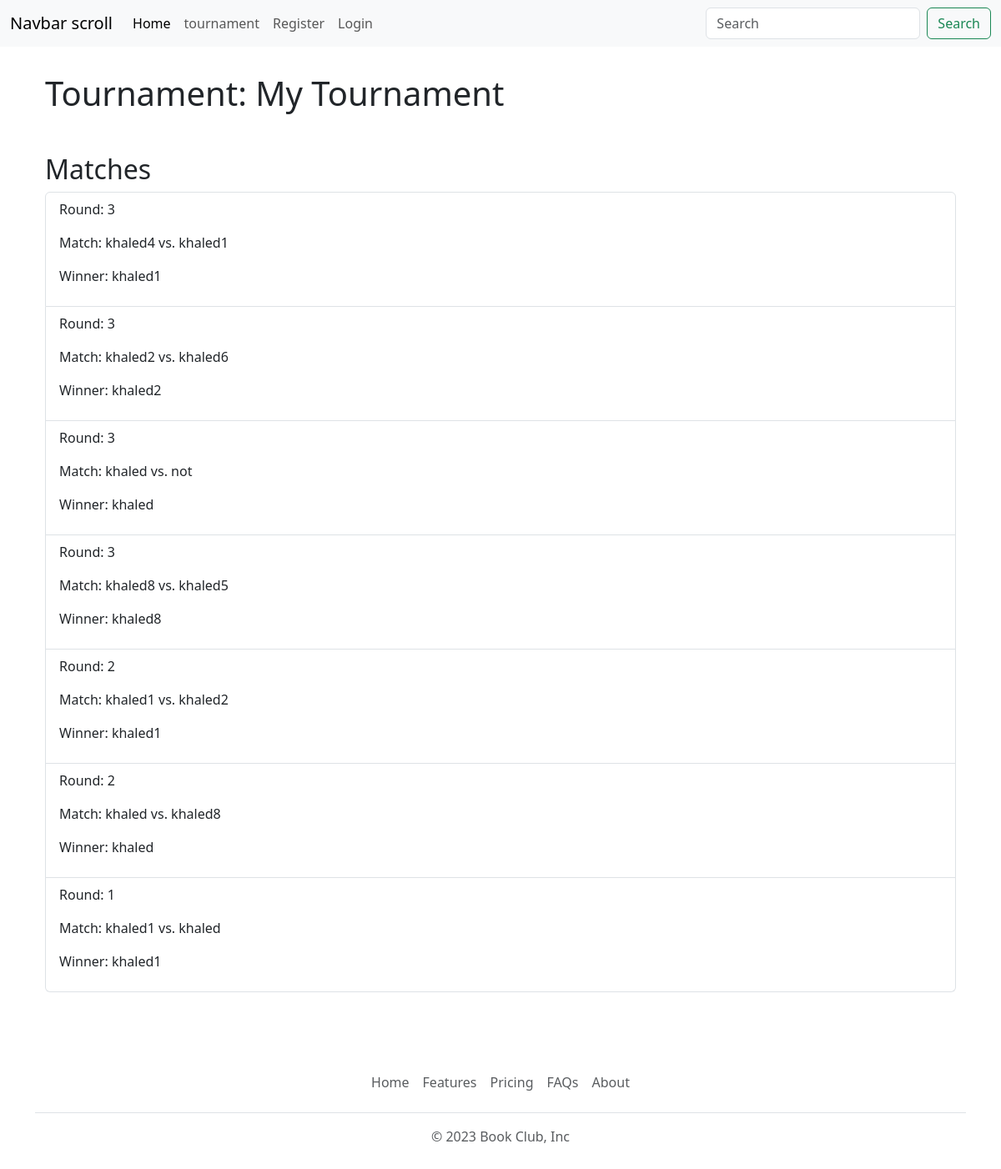
Before: /tournaments/4/ with the older database file.
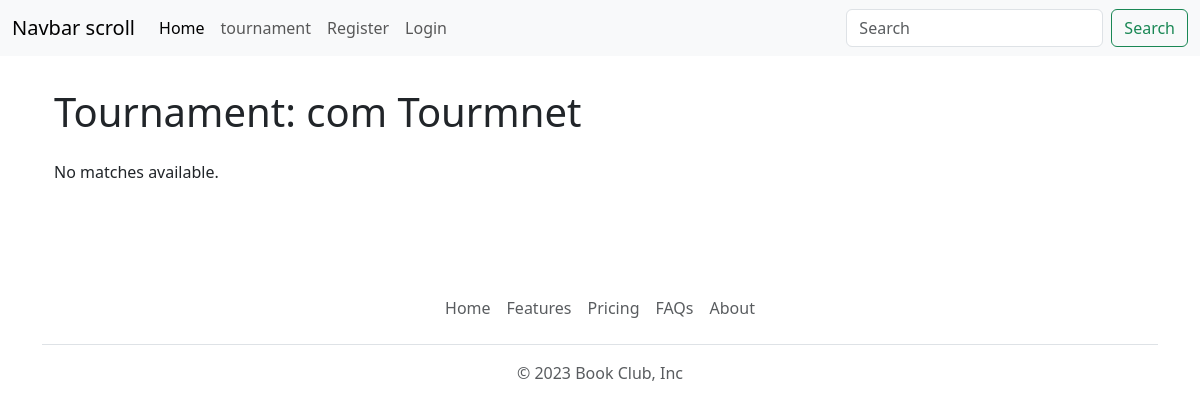
After: the same page with the newer database file.
### tournament/models.py (models this page shows, shortened)
class Tournament(models.Model):
    user_choices = ((4, "4"), (8, "8"),(16,'16'),(32,'32'))
    user_choices_games = ((1, "Chess"), (2, "Takken"),(3,'x&o'),(4,'Call Of Duty'),(5,'FIFA24'))
    user_choices_trophy = ((1000, "Bronze"), (2000, "Sliver"),(3000,'Gold'))
    name = models.CharField(max_length=100)
    number_of_players = models.IntegerField(choices=user_choices, default=1)
    game = models.IntegerField(choices=user_choices_games, default=1)
    trophy_for_tournament = models.IntegerField(choices=user_choices_trophy, default=1000)
    owner = models.ForeignKey(Profile, on_delete=models.CASCADE, related_name='owned_tournaments')
    winner = models.ForeignKey(Profile, on_delete=models.CASCADE, related_name='won_tournament', null=True, blank=True, default=None)

class Match(models.Model):
    tournament = models.ForeignKey(Tournament, on_delete=models.CASCADE)
    player1 = models.ForeignKey(Profile, related_name='matches_as_player1', on_delete=models.CASCADE)
    player2 = models.ForeignKey(Profile, related_name='matches_as_player2', on_delete=models.CASCADE)
    winner = models.ForeignKey(Profile, null=True, blank=True, on_delete=models.CASCADE)
    in_round = models.IntegerField( default=0)

class Profile(models.Model):
    user_choices = (("1", "user"), ("2", "company"))
    user_rank = ((100, "pro"), (500, "master"))
    user = models.OneToOneField(User, on_delete=models.CASCADE)
    birth_date = models.DateField(default="2000-10-10")
    avatar = models.ImageField(upload_to="images/", default="images/default.png")
    states = models.CharField(max_length=160,choices=user_choices, default="1")
    points = models.IntegerField(default=0)
    user_rank = models.CharField(max_length=160,choices=user_choices, default="1")

### tournament/views.py (the view)
# urls.py: path('<int:tournament_id>/', views.show_tournament, name='show_tournament'),
def show_tournament(request, tournament_id):
    tournament = Tournament.objects.get(id=tournament_id)
    matches = Match.objects.filter(tournament=tournament)
    match_len = matches.count()
    return render(request, 'tournament/tournaments_home.html', {'tournament': tournament, 'matches': matches, "match_len":match_len})

### tournament/templates/tournament/tournaments_home.html (shortened to what this page needs)
{% extends 'main/base.html' %}
{% block content %}
<div class="container">
    <h1 class="mt-4">Tournament: {{ tournament.name }}</h1>
    {% if matches %}
    <h2 class="mt-4">Matches</h2>
    <ol class="list-group">
        {% for match in matches %}
        <li class="list-group-item">
            <p>Round: {{ match.in_round }}</p>
            <p>Match: {{ match.player1.user.username }} vs. {{ match.player2.user.username }}</p>
            {% if not match.winner %}
            <form method="post" action="{% url 'tournament:select_winner' match.id %}">
                {% csrf_token %}
                <div class="form-group">
                    <label for="winner">Select Winner:</label>
                    <select class="form-control" name="winner">
                        <option value="{{ match.player1.user.id }}">{{ match.player1.user.username }}</option>
                        <option value="{{ match.player2.user.id }}">{{ match.player2.user.username }}</option>
                    </select>
                </div>
                <button type="submit" class="btn btn-success">Submit Winner</button>
            </form>
            {% else %}
            <p>Winner: {{ match.winner.user.username }}</p>
            {% endif %}
        </li>
        {% endfor %}
    </ol>
    {% else %}
    <p>No matches available.</p>
    {% endif %}
</div>
{% endblock %}

### main/templates/main/base.html (shortened to what this page needs)
{% load static %}
<!DOCTYPE html>
<html>
    <head>
        <link href="https://cdn.jsdelivr.net/npm/bootstrap@5.3.1/dist/css/bootstrap.min.css" rel="stylesheet">
        <link rel="stylesheet" href="https://cdn.jsdelivr.net/npm/bootstrap-icons@1.10.5/font/bootstrap-icons.css">
        <link rel="stylesheet" href="{% static 'styles/master.css' %}" />
    </head>
    <body >
      <nav class="navbar navbar-expand-lg bg-body-tertiary">
        <div class="container-fluid">
          <a class="navbar-brand" href="#">Navbar scroll</a>
          <div class="collapse navbar-collapse" id="navbarScroll">
            <ul class="navbar-nav me-auto my-2 my-lg-0 navbar-nav-scroll" style="--bs-scroll-height: 100px;">
              <li class="nav-item">
                <a class="nav-link active" aria-current="page" href="#">Home</a>
              </li>
              <li class="nav-item">
                <a class="nav-link" href="{% url 'tournament:tournament_view'%}">tournament</a>
              </li>
              {% if request.user.is_authenticated%}
              <li class="nav-item dropdown">
                <a class="nav-link dropdown-toggle" href="#" role="button" data-bs-toggle="dropdown" aria-expanded="false">
                  Account
                </a>
                <ul class="dropdown-menu">
                  <li><a class="dropdown-item" href="{% url 'accounts:profile_page' request.user.id %}">Profile</a></li>
                  <li><a class="dropdown-item" href="{% url 'accounts:update_profile_page' request.user.id %}">Update Profile</a></li>
                  {% if request.user.is_staff %}
                  <li><a class="dropdown-item" href="{% url 'trophy:trophy_view' %}">Trophy</a></li>
                  {% endif %}
                  <li><a class="dropdown-item" href="{% url 'accounts:user_admin_view'%}">Another action</a></li>
                  <li><hr class="dropdown-divider"></li>
                  <li><a class="dropdown-item" href="{% url 'accounts:logout_user_view'%}">Logout</a></li>
                </ul>
              </li>
              {% else %}
              <li class="nav-item">
                <a class="nav-link" href="{% url 'accounts:register_user_view'%}" aria-disabled="true">Register</a>
              </li>
              <li class="nav-item">
                <a class="nav-link" href="{% url 'accounts:login_user_view'%}" aria-disabled="true">Login</a>
              </li>
              {%endif%}
            </ul>
            <form class="d-flex" role="search">
              <input class="form-control me-2" type="search" placeholder="Search" aria-label="Search">
              <button class="btn btn-outline-success" type="submit">Search</button>
            </form>
          </div>
        </div>
      </nav>
        <div class="container pt-2">
            {% block content %}
            {% endblock %}
        </div>
        <div class="container pt-5">
          <footer class="py-3 my-4">
            <ul class="nav justify-content-center border-bottom pb-3 mb-3">
              <li class="nav-item"><a href="/" class="nav-link px-2 text-body-secondary">Home</a></li>
              <li class="nav-item"><a href="#" class="nav-link px-2 text-body-secondary">Features</a></li>
              <li class="nav-item"><a href="#" class="nav-link px-2 text-body-secondary">Pricing</a></li>
              <li class="nav-item"><a href="#" class="nav-link px-2 text-body-secondary">FAQs</a></li>
              <li class="nav-item"><a href="#" class="nav-link px-2 text-body-secondary">About</a></li>
            </ul>
            <p class="text-center text-body-secondary">© 2023 Book Club, Inc</p>
          </footer>
        </div>
    </body>
</html>

Changed rows visible on the page:
removed Match: in_round "3", player1.user.username "khaled4", player2.user.username "khaled1", winner.user.username "khaled1"
removed Match: in_round "3", player1.user.username "khaled2", player2.user.username "khaled6", winner.user.username "khaled2"
removed Match: in_round "3", player1.user.username "khaled", player2.user.username "not", winner.user.username "khaled"
removed Match: in_round "3", player1.user.username "khaled8", player2.user.username "khaled5", winner.user.username "khaled8"
removed Match: in_round "2", player1.user.username "khaled1", player2.user.username "khaled2", winner.user.username "khaled1"
removed Match: in_round "2", player1.user.username "khaled", player2.user.username "khaled8", winner.user.username "khaled"
removed Match: in_round "1", player1.user.username "khaled1", player2.user.username "khaled", winner.user.username "khaled1"
changed Tournament: name "My Tournament" → "com Tourmnet"
Other visible differences:
text no longer shown: "Matches"
text now shown: "No matches available."
